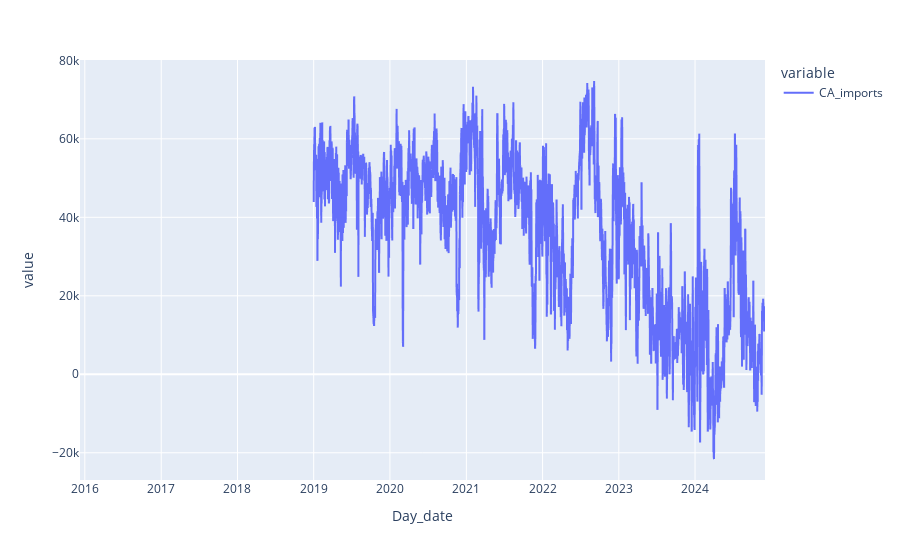

The notebook cell this image was saved under:
### Code cell
px.line(nyiso_daily['CA_imports'])

### Figure 1 — Plotly figure (JSON) as saved in the notebook; plotly's stock layout.template omitted (floating-point values rounded to 4 significant figures; data arrays with more than 128 entries replaced by an {"elided": "..."} marker saying what was removed)
{"data": [{"hovertemplate": "variable=CA_imports<br>Day_date=%{x}<br>value=%{y}<extra></extra>", "legendgroup": "CA_imports", "line": {"color": "#636efa", "dash": "solid"}, "marker": {"symbol": "circle"}, "mode": "lines", "name": "CA_imports", "showlegend": true, "type": "scattergl", "x": {"elided": "3281 str values"}, "xaxis": "x", "y": {"elided": "3281 int values"}, "yaxis": "y"}], "layout": {"legend": {"title": {"text": "variable"}, "tracegroupgap": 0}, "margin": {"t": 60}, "xaxis": {"anchor": "y", "domain": [0, 1], "title": {"text": "Day_date"}}, "yaxis": {"anchor": "x", "domain": [0, 1], "title": {"text": "value"}}}}
